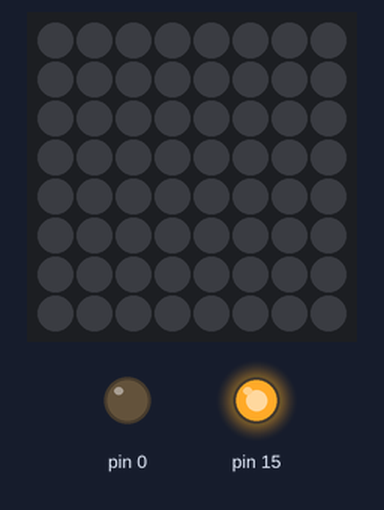
Simulated run of this sketch. Board: Arduino Uno, built with avr-gcc and run on an emulated ATmega328P. Parts: 8×8 RGB LED matrix (first LED top left, wired row by row), output pins drawn as LEDs (lit = HIGH). MIDI output is not drawn.

Above: at 0.1 s.
Timing chart, 0 to 1.6 s (numbered marks = the images above):
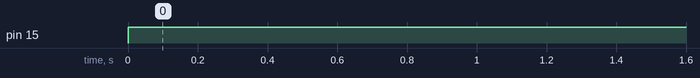

The sketch:

Midi_Controller_bisa.ino
```cpp
  #include <MIDI.h>
#include <Keypad.h>
#include <math.h>
#include <Wire.h>
#include <Adafruit_GFX.h>
#include "Adafruit_LEDBackpack.h"
#include <pt.h>

Adafruit_BicolorMatrix matrix = Adafruit_BicolorMatrix();

static struct pt pt1, pt2;
int a=0;
const byte ROWS = 5; //four rows
const byte COLS = 5; //three columns
char keys[ROWS][COLS] = {
{'a','b','c','d'},
{'e','f','g','h'},
{'i','j','k','l'},
{'m','n','o','p'}
};

MIDI_CREATE_DEFAULT_INSTANCE();
byte rowPins[ROWS] = {10, 11, 12, 13}; //connect to the row pinouts of the kpd
byte colPins[COLS] = {8, 7, 6, 5}; //connect to the column pinouts of the kpd
byte rowLeds[ROWS] = {3, 2, 1, 0, 14}; //connect to the row pinouts of the kpd
byte colLeds[COLS] = {15, 16, 17, 18, 19}; //connect to the column pinouts of the kpd

byte kpdNote[16]= {48,49,50,51,44,45,46,47,40,41,42,43,36,37,38,39};
Keypad kpd = Keypad( makeKeymap(keys), rowPins, colPins, ROWS, COLS );

unsigned long loopCount;
unsigned long startTime;
String msg;

void ledon(int c,int r){
  pinMode(c+15,OUTPUT);
  digitalWrite(c+15,HIGH);
  if(r==4){
  pinMode(r+10,OUTPUT);
  digitalWrite(r+10,LOW);
  }else{
  pinMode(r,OUTPUT);
  digitalWrite(r,LOW);
  }
}

void ledoff(int c,int r){
  pinMode(c+15,INPUT);
  digitalWrite(c+15,LOW);
  if(r==4){
  pinMode(r+10,INPUT);
  digitalWrite(r+10,LOW);
  }else{
  pinMode(r,INPUT);
  digitalWrite(r,LOW);
  }
}

void setup() {
   MIDI.begin(MIDI_CHANNEL_OMNI);
     matrix.begin(0x70);  // pass in the address

    //Serial.begin(9600);
    loopCount = 0;
    startTime = millis();
    msg = "";

  PT_INIT(&pt1);
  PT_INIT(&pt2);
}


static const uint8_t PROGMEM
  minum1[]={
  B00000000,
  B10000111,
  B01011110,
  B00111100,
  B00011000,
  B00011000,
  B00011000,
  B01111110
},
minum2[]={
  B00000000,
  B10000001,
  B01111110,
  B00111100,
  B00011000,
  B00011000,
  B00011000,
  B01111110
},
minum3[]={
  B00000000,
  B11100001,
  B01111010,
  B00111100,
  B00011000,
  B00011000,
  B00011000,
  B01111110
},
minum4[]={
  B00000000,
  B10000001,
  B01111110,
  B00111100,
  B00011000,
  B00011000,
  B00011000,
  B01111110
},
minum5[]={
  B00000000,
  B10000001,
  B01000010,
  B00111100,
  B00011000,
  B00011000,
  B00011000,
  B01111110
},
minum6[]={
  B00000000,
  B10000001,
  B01000010,
  B00100100,
  B00011000,
  B00011000,
  B00011000,
  B01111110
},
  pedang[]=
  {  B00000011,
  B00000101,
  B01001010,
  B01110100,
  B00111000,
  B01111000,
  B11101100,
  B11000000},

  smile_bmp[] =
  { B00111100,
    B01000010,
    B10100101,
    B10000001,
    B10100101,
    B10011001,
    B01000010,
    B00111100 },
  neutral_bmp[] =
  { B00111100,
    B01000010,
    B10100101,
    B10000001,
    B10111101,
    B10000001,
    B01000010,
    B00111100 },
  frown_bmp[] =
  { B00111100,
    B01000010,
    B10100101,
    B10000001,
    B10011001,
    B10100101,
    B01000010,
    B00111100 };

static int protothread1(struct pt *pt) {
  static unsigned long timestamp = 0;
  PT_BEGIN(pt);
  while(1) {
    matrix.clear();
  matrix.drawBitmap(0, 0, pedang, 8, 8, LED_YELLOW);
  matrix.writeDisplay();
  delay(500);
  matrix.clear();
  matrix.drawBitmap(0, 0, pedang, 8, 8, LED_GREEN);
  matrix.writeDisplay();
  delay(500);
  matrix.clear();
  matrix.drawBitmap(0, 0, pedang, 8, 8, LED_RED);
  matrix.writeDisplay();
  delay(500);

  matrix.clear();
  matrix.drawBitmap(0, 0, smile_bmp, 8, 8, LED_GREEN);
  matrix.writeDisplay();
  delay(500);

  matrix.clear();
  matrix.drawBitmap(0, 0, neutral_bmp, 8, 8, LED_YELLOW);
  matrix.writeDisplay();
  delay(500);

  matrix.clear();
  matrix.drawBitmap(0, 0, frown_bmp, 8, 8, LED_RED);
  matrix.writeDisplay();
  delay(500);

  matrix.clear();      // clear display
  matrix.drawPixel(0, 0, LED_GREEN);
  matrix.writeDisplay();  // write the changes we just made to the display
  delay(500);

  matrix.clear();
  matrix.drawLine(0,0, 7,7, LED_YELLOW);
  matrix.writeDisplay();  // write the changes we just made to the display
  delay(500);

  matrix.clear();
  matrix.drawRect(0,0, 8,8, LED_RED);
  matrix.fillRect(2,2, 4,4, LED_GREEN);
  matrix.writeDisplay();  // write the changes we just made to the display
  delay(500);

  matrix.clear();
  matrix.drawCircle(3,3, 3, LED_YELLOW);
  matrix.writeDisplay();  // write the changes we just made to the display
  delay(500);

  matrix.setTextWrap(false);  // we dont want text to wrap so it scrolls nicely
  matrix.setTextSize(1);
  matrix.setTextColor(LED_GREEN);
  for (int8_t x=7; x>=-36; x--) {
    matrix.clear();
    matrix.setCursor(x,0);
    matrix.print("Mantul");
    matrix.writeDisplay();
    delay(100);
  }
  matrix.setRotation(0);
  matrix.setTextColor(LED_RED);
  for (int8_t x=7; x>=-40; x--) {
    matrix.clear();
    matrix.setCursor(x,0);
    matrix.print("Pencetin");
    matrix.writeDisplay();
    delay(100);
  }
  matrix.setRotation(0);
  }
  PT_END(pt);
}

static int protothread2(struct pt *pt) {
  static unsigned long timestamp = 0;
  PT_BEGIN(pt);
  while(1) {

    loopCount++;
    if ( (millis()-startTime)>5000 ) {
      //  Serial.print("Average loops per second = ");
      //  Serial.println(loopCount/5);
        startTime = millis();
        loopCount = 0;
    }

    // Fills kpd.key[ ] array with up-to 10 active keys.
    // Returns true if there are ANY active keys.
    if (kpd.getKeys())
    {
        for (int i=0; i<LIST_MAX; i++)   // Scan the whole key list.
        {
            if ( kpd.key[i].stateChanged )   // Only find keys that have changed state.
            {
                switch (kpd.key[i].kstate) {  // Report active key state : IDLE, PRESSED, HOLD, or RELEASED
                    case PRESSED:
                    MIDI.sendNoteOn(kpdNote[kpd.key[i].kchar-97], 127, 1);

                    msg = " PRESSED.";
                break;
                    case HOLD:
                    msg = " HOLD.";
                break;
                    case RELEASED:
                    MIDI.sendNoteOff(kpdNote[kpd.key[i].kchar-97], 127, 1);
                    msg = " RELEASED.";
                break;
                    case IDLE:
                    msg = " IDLE.";
                }
            }
        }
    }
  }
  PT_END(pt);
}

void loop() {
ledon(0,0);
 // protothread2(&pt2);
//protothread1(&pt1);
}  // End loop
```

Measured:
- by itself, pin 15: LOW → HIGH at 0.00 s
